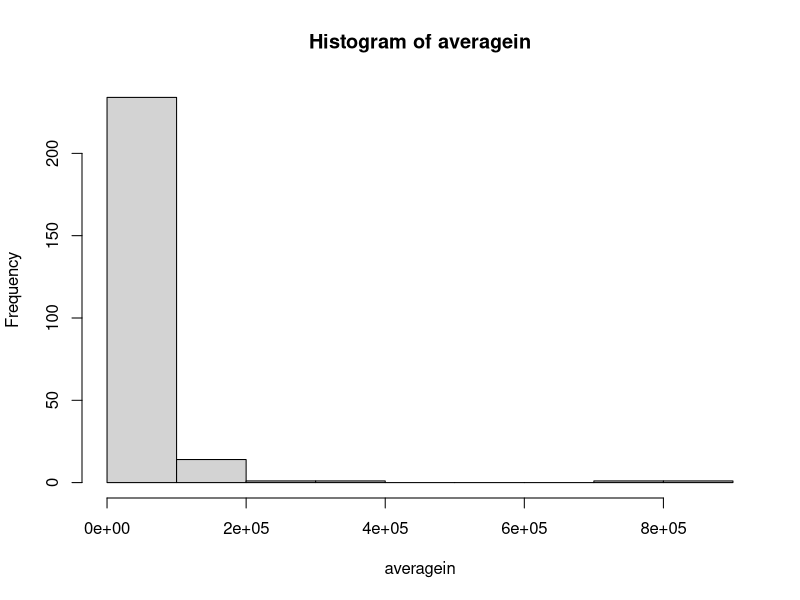
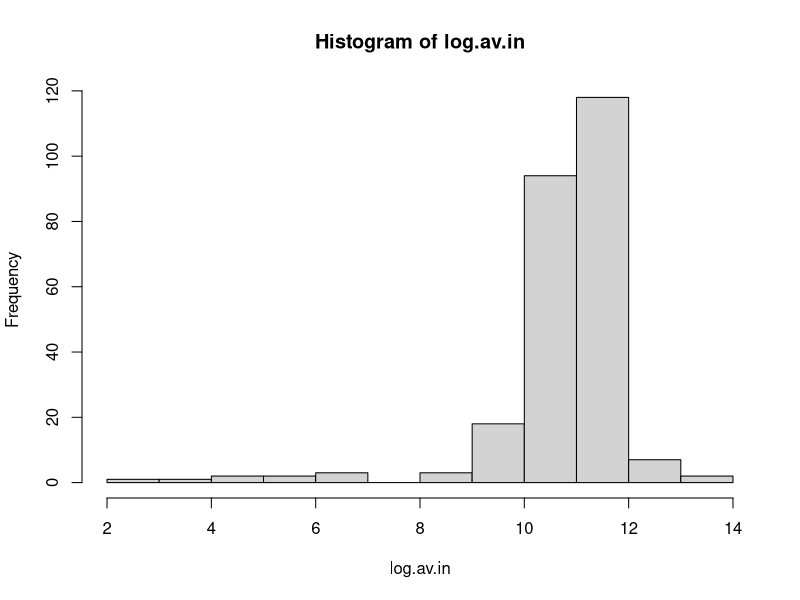
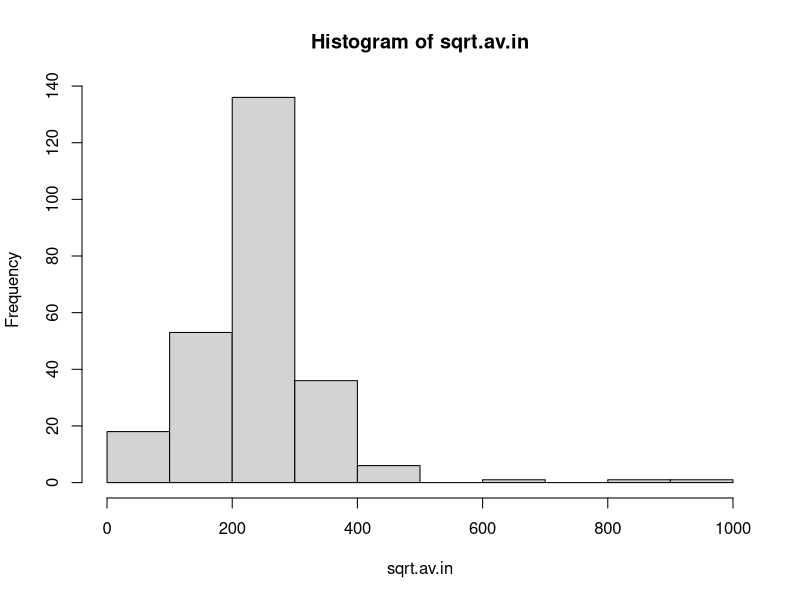
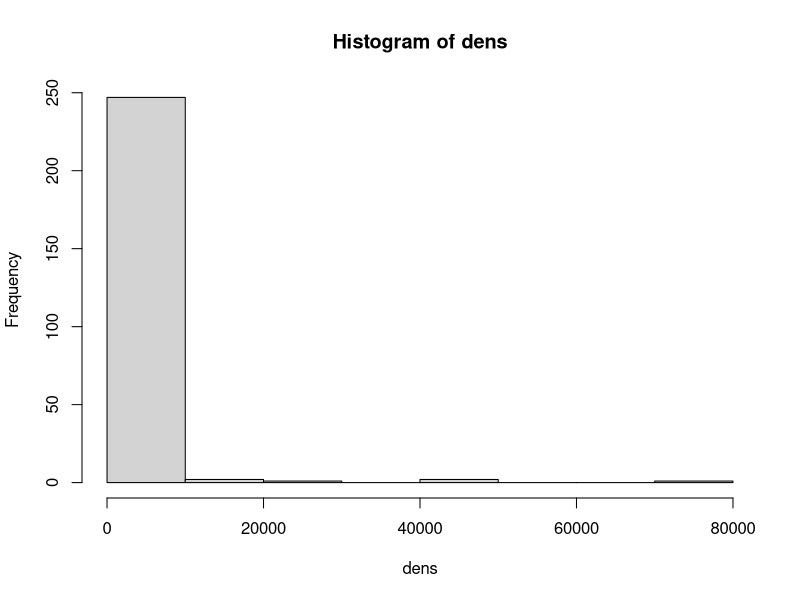
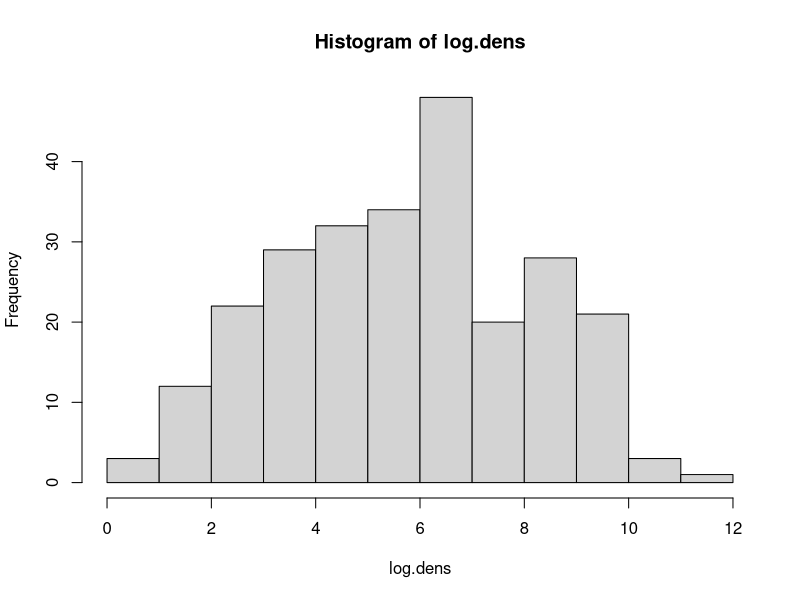
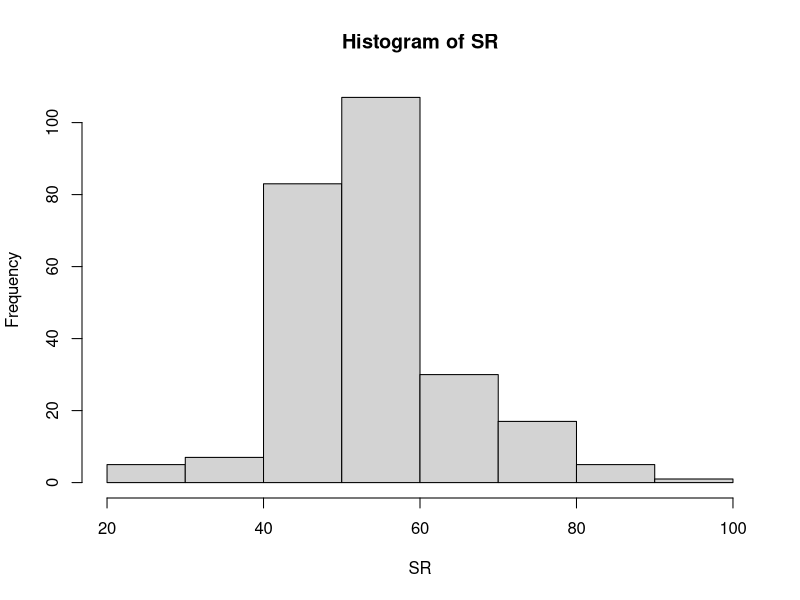
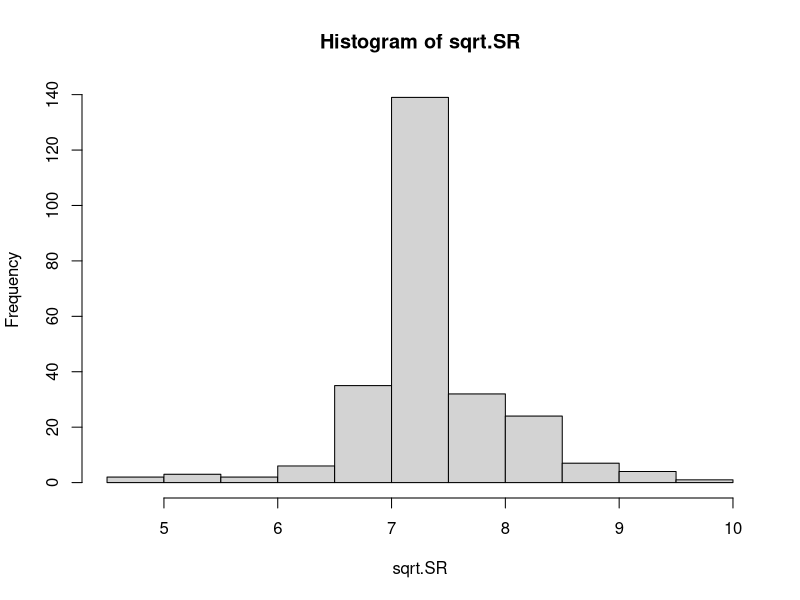
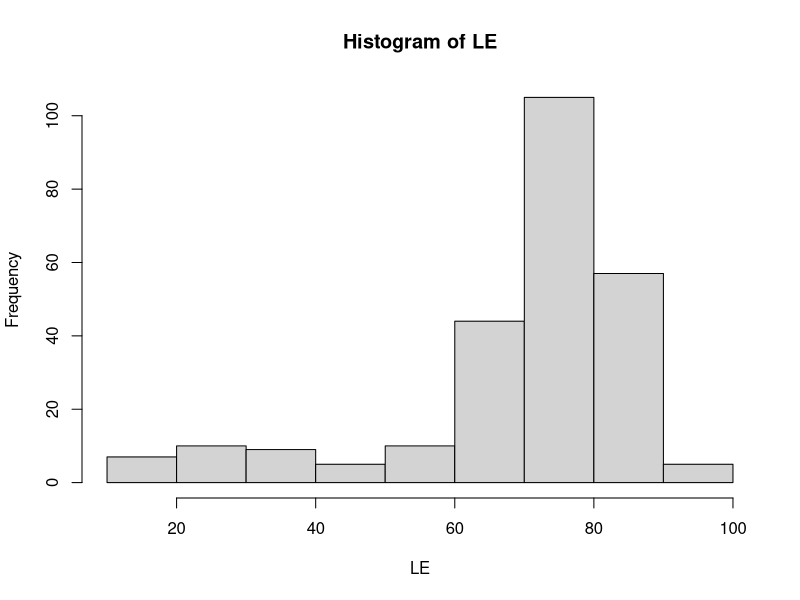

Generate these figures, in order, with R: (Note: this script raises an error after producing the figures.)
## 958 final project
## R script to clean data and run analyses
## Luke Watson 
## Jacob Wilson
## 
## init: 10/16/24



# load libraries ----------------------------------------------------------

library(tidyverse)
library(readxl) # read xlsx files
library(haven)
library(lme4)
library(MASS)

# load and view data ------------------------------------------------------

LHS_wide <- read_xlsx("data/Final Project Data_wide.xlsx")
LHS_long <- read_xlsx("data/Final Project Data_long.xlsx")
attach(LHS_long)

# take a look at variables with colnames, str, and summary
  colnames(LHS_long)
  str(LHS_long) # variable types
  summary(LHS_long)

# Cluster Analysis? -------------------------------------------------------


# no factors, if we want to use any of these categorical vars like sex, gender, etc.
# need to be turned into factors and effect coded


# Variables Checks-------------------------------------------------------
#Transformations
  log.av.in <- log(averagein)
  sqrt.av.in <- sqrt(averagein)
  log.dens <- log(dens)
  sqrt.SR <- sqrt(SR)
  sq.LE <- LE*LE

#Income
  hist(averagein) #pretty bad
  hist(log.av.in)
  hist(sqrt.av.in)
    #shit bro, i guess sqrt?

#Density
  hist(dens) #oof
  hist(log.dens)
   #looks good

#Sex Ratio
  hist(SR) #not bad
  hist(sqrt.SR) #slightly better? may be unnecessary

#Life Expectancy
  hist(LE)
  hist(sq.LE) #not bad

#Mixed models had trouble converging, I tried normalizing to fix
  mean(sqrt.av.in, na.rm = T)
  sd(sqrt.av.in, na.rm = T)
  mean(log.dens, na.rm = T)
  sd(log.dens, na.rm = T)
  mean(sqrt.SR, na.rm = T)
  sd(sqrt.SR, na.rm = T)
  mean(sq.LE, na.rm = T)
  sd(sq.LE, na.rm = T)

  z.t.in <- (sqrt.av.in-241.8432)/103.3245
  z.t.dens <- (log.dens-5.74259)/2.335453
  z.t.SR <- (sqrt.SR-7.333837)/0.6604219
  z.t.LE <- (sq.LE-5515.567)/2013.024
# Linear Analysis ---------------------------------------------------------

#linear model, I think this is all we need
  badmodel <- lm(DDk~sqrt.av.in+log.dens+sqrt.SR+sq.LE, data=LHS_long)
  summary(badmodel)

#Might be nice to have the mixed effects models of the linear analysis for comparison
  badmodel2 <- lmer(DDk~sqrt.av.in+log.dens+sqrt.SR+sq.LE+(1|ResponseId), data=LHS_long)
    #convergence + scale issues
  badmodel3 <- lmer(DDk~sqrt.av.in+log.dens+sqrt.SR+sq.LE+(1|locationid), data=LHS_long)
    #only scale issues
  badmodel4 <- lmer(DDk~sqrt.av.in+log.dens+sqrt.SR+sq.LE+(1|ResponseId)+(1|locationid), data=LHS_long)
    #optimization issues? also scale issues
  badmodel5 <- lmer(DDk~sqrt.av.in+log.dens+sqrt.SR+sq.LE+(1|ResponseId:locationid), data=LHS_long)
    #convergence + scale issues
  
  #Here I attempt to fix the scale issues by normalizing predictors
    badmodelz <- lmer(DDk~z.t.in+z.t.dens+z.t.SR+z.t.LE+(1|ResponseId), data=LHS_long)
      #didn't help

# Generalized Linear Analysis ---------------------------------------------

  goodmodel1 <- glmer(DDk~sqrt.av.in+log.dens+sqrt.SR+sq.LE+(1|ResponseId), data=LHS_long, family=Gamma(link="log"))
    #convergence + scale issues
  goodmodel2 <- glmer(DDk~sqrt.av.in+log.dens+sqrt.SR+sq.LE+(1|locationid), data=LHS_long, family=Gamma(link="log"))
    #only scale issues
  goodmodel3 <- glmer(DDk~sqrt.av.in+log.dens+sqrt.SR+sq.LE+(1|ResponseId)+(1|locationid), data=LHS_long, family=Gamma(link="log"))
    #convergence + scale issues
  goodmodel4 <- glmer(DDk~sqrt.av.in+log.dens+sqrt.SR+sq.LE+(1|ResponseId:locationid), data=LHS_long, family=Gamma(link="log"))
    #PIRL error? also scale issues

  #Here I attempt to fix the scale issues by normalizing predictors
    modelzglmer <- glmer(DDk~z.t.in+z.t.dens+z.t.SR+z.t.LE+(1|ResponseId), data=LHS_long, family=Gamma(link="log"))
      #didn't help
    summary(modelzglmer)
# Bayesian Analysis? ------------------------------------------------------


